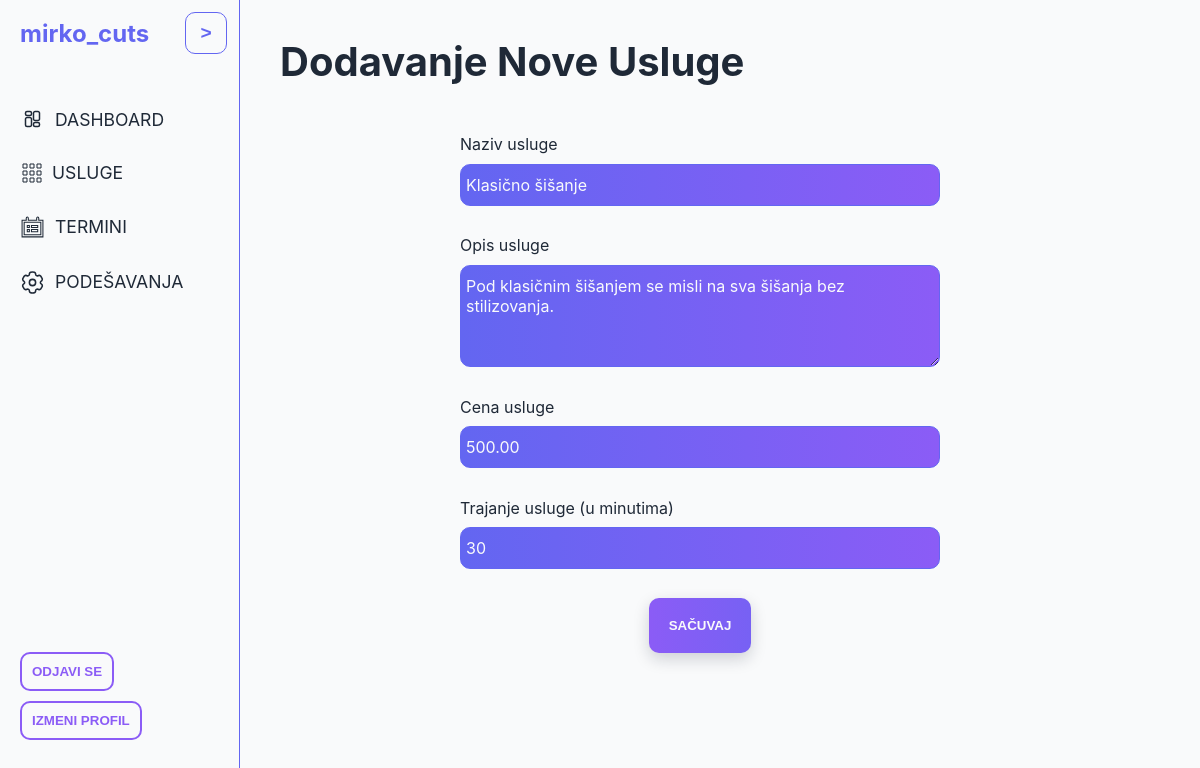
The app's page /salons/mirko_cuts/services/1/update (signed in) with its own data.
### salons/models.py (models this page shows, shortened)
class Salon(models.Model):
    owner = models.OneToOneField(User, on_delete=models.CASCADE)
    name = models.CharField(max_length=50, unique=True)
    description = models.TextField(unique=True)
    image = models.ImageField(default='img/barber_default.jpg')
    address = models.CharField(max_length=200, unique=True)
    phone = models.CharField(max_length=20, unique=True, blank=True)
    created_at = models.DateTimeField(auto_now_add=True)
    is_approved = models.BooleanField(default=False)
    is_active = models.BooleanField(default=False)
    slot_interval_minutes = models.PositiveSmallIntegerField(
        choices=[(15, '15 minuta'), (30, '30 minuta'), (60, '60 minuta')],
        default=30
    )
    class Meta:
        verbose_name_plural = "Saloni"

class Service(models.Model):
    salon = models.ForeignKey(Salon, on_delete=models.CASCADE, related_name='services')
    name = models.CharField(max_length=50, unique=True)
    description = models.TextField()
    price = models.DecimalField(max_digits=8, decimal_places=2)
    duration = models.IntegerField(help_text='Trajanje u minutima')
    class Meta:
        unique_together = ['salon', 'name']
        verbose_name_plural = "Usluge"

### salons/views.py (the view)
# urls.py: path('<str:salon_name>/services/<int:service_id>/update', views.update_service, name='update_service'),
@require_barber_with_approved_salon
def update_service(request, salon_name, service_id):
    salon = get_object_or_404(Salon, name=salon_name, owner=request.user)
    service = get_object_or_404(Service, salon=salon, id=service_id)
    if not (request.user.is_superuser or request.user.is_staff):
        if salon.owner != request.user:
            return HttpResponseForbidden("Nemate dozvolu da menjate usluge ovog salona")
    if request.method == 'POST':
        form = ServiceForm(request.POST, instance=service)
        if form.is_valid():
            try:
                form.save()
                messages.success(request, f'Usluga "{service.name}" uspešno ažurirana!')
                return redirect('salons:services_page', salon_name=salon.name)
            except Exception as e:
                messages.error(request, f'Greška pri ažuriranju usluge: {str(e)}')
        else:
            messages.error(request, 'Molimo vas ispravite greške ispod.')
    else:
        form = ServiceForm(instance=service)
    context = {
        'form': form,
        'salon': salon,
        'is_editing': True,
    }
    return render(request, 'salons/service_form.html', context)

### salons/templates/salons/service_form.html (shortened to what this page needs)
{% extends "salons/salons_base.html" %}
{% load static %}
{% block content %}
    <main>
        <section>
            <h1>{% if service %}Menjanje usluge{% else %}Dodavanje Nove Usluge{% endif %}</h1>
            <div class="service-container">
                <form class="service-form" method="POST" enctype="multipart/form-data">
                    <div>
                        <label for="{{ form.name.id_for_label }}">{{ form.name.label }}</label>
                        {{ form.name }}
                    </div>
                    <div>
                        <label for="{{ form.description.id_for_label }}">{{ form.description.label }}</label>
                        {{ form.description }}
                    </div>
                    <div>
                        <label for="{{ form.price.id_for_label }}">{{ form.price.label }}</label>
                        {{ form.price }}
                    </div>
                    <div>
                        <label for="{{ form.duration.id_for_label }}">{{ form.duration.label }}</label>
                        {{ form.duration }}
                    </div>
                    <div class="inline-div">
                        <button type="submit" class="main-btn">Sačuvaj</button>
                    </div>
                </form>
            </div>
        </section>
    </main>
{% endblock content %}

### salons/templates/salons/partials/salons_sidebar.html (shortened to what this page needs)
{% load static %}
<nav class="salons-sidebar" aria-label="Sidebar">
    <div class="sidebar-container">
        <div>
            <button class="sidebar-toggle" id="sidebarToggle" aria-label="Toggle sidebar" aria-expanded="true">
                <span class="sidebar-toggle-text" aria-hidden="true">&gt;</span>
            </button>
            <h3 class="sidebar-logo">{% if salon %}{{ salon.name }}{% else %}Novi salon{% endif %}</h3>
            <div>
                {% if salon %}
                <ul class="sidebar-links">
                    <li><a href="{% url 'salons:salon_dashboard' salon.name %}">
                        Dashboard
                    </a></li>
                    <li><a href="{% url 'salons:services_page' salon.name %}">
                        Usluge
                    </a></li>
                    <li><a href="{% url 'salons:appointments' salon.name %}">
                        Termini
                    </a></li>
                    <li><a href="{% url 'salons:edit_salon' salon.name %}">
                        Podešavanja
                    </a></li>
                </ul>
                {% endif %}
            </div>
        </div>
        <div class="sidebar-div">
            <form method="post" action="{% url 'logout' %}">
                <button class="sec-btn pad" id="logoutBtn" aria-label="Logout" type="submit">Odjavi se</button>
            </form>
            <button class="sec-btn pad" id="userEditBtn" type="button" data-url="{% url 'user_edit' %}">Izmeni profil</button>
        </div>
    </div>
</nav>

### static/css/main.css (style rules this page uses)
:root { --primary: #6366F1; --secondary: #8B5CF6; --accent: #F59E0B; --bg: #F9FAFB; --text: #1F2937; --todo: #374151; --progress: #78350F; --success: #10B981; --gradient90: linear-gradient(90deg, #6366F1, #8B5CF6); --gradient180: linear-gradient(180deg, #6366F1, #8B5CF6); --gradient270: linear-gradient(270deg, #6366F1, #8B5CF6); --gradient-delete: linear-gradient(135deg, #EF4444, #DC2626); }
* { box-sizing: border-box; margin: 0; padding: 0; }
html { scroll-behavior: smooth; }
body { font-family: 'Inter', sans-serif; font-size: 1rem; line-height: 1.4rem; color: var(--text); background-color: var(--bg); }
h1 { font-family: 'Inter', sans-serif; font-size: 2.5rem; line-height: 2.7rem; }
h3 { font-family: 'Inter', sans-serif; font-size: 1.5rem; line-height: 1.7rem; }
a { text-decoration: none; }
section { padding: 0 2vw; }
button { border: none; padding: 20px; border-radius: 10px; text-transform: uppercase; font-weight: 600; cursor: pointer; }
.main-btn { background-image: var(--gradient270); background-size: 200% 200%; background-position: 0% 50%; color: var(--bg); box-shadow: 0 6px 16px rgba(15, 23, 42, 0.18); transition: background-position 300ms ease, transform 300ms ease, box-shadow 300ms ease; }
.sec-btn { padding: 20px; border: 2px solid var(--secondary); background-color: transparent; color: var(--secondary); transition: all 300ms ease; }
.sec-btn.pad { padding: 10px; }
.inline-div { display: flex; align-items: center; gap: 20px; }
.form-control { padding: 10px 5px; border: 1px solid var(--primary); border-radius: 10px; background-image: var(--gradient90); color: var(--bg); font-size: 1rem; font-family: inherit; }

### salons/static/salons/css/salons.css (style rules this page uses)
:root { --sidebar-width: 20vw; --sidebar-peek: 56px; }
body { padding-left: var(--sidebar-width); transition: padding-left 200ms ease; }
section { padding: 5vh; }
.salons-sidebar { width: var(--sidebar-width); height: 100vh; position: fixed; left: 0; top: 0; bottom: 0; border-right: 1px solid var(--primary); transition: transform 200ms ease; }
.sidebar-container { display: flex; justify-content: space-between; flex-direction: column; height: 95%; padding: 20px; position: relative; }
.sidebar-div { display: flex; align-items: start; flex-direction: column; gap: 10px; }
.sidebar-toggle { position: absolute; top: 12px; right: 12px; display: inline-flex; align-items: center; justify-content: center; width: 36px; height: 36px; border-radius: 10px; border: 1px solid var(--primary); background: var(--bg); color: var(--primary); cursor: pointer; transition: all 200ms ease; }
.sidebar-toggle-text { display: block; font-size: 1.2rem; line-height: 1; transition: transform 200ms ease; }
.sidebar-logo { color: var(--primary); }
.sidebar-links { list-style: none; padding: 0; cursor: pointer; padding-top: 50px; }
.sidebar-links li { margin-left: -5px; margin-bottom: 10px; padding: 10px 5px; border-radius: 10px; transition: all 200ms ease; }
.sidebar-links li a { text-decoration: none; color: var(--text); font-size: 1.1rem; text-transform: uppercase; transition: all 200ms ease; display: flex; align-items: center; gap: 10px; }
.link-icon { width: 25px; height: 25px; fill: none; stroke: currentColor; }
.link-icon.smaller { width: 20px; height: 20px; margin-left: 2px; }
.service-container { padding-top: 50px; width: 70vw; height: 100%; display: flex; align-items: center; justify-content: center; }
.service-form { width: 40vw; height: 65vh; display: flex; justify-content: space-between; flex-direction: column; }
.service-form input::placeholder, .service-form textarea::placeholder { color: var(--bg); opacity: 0.5; }
.service-form div { display: flex; flex-direction: column; gap: 8px; }

### records on screen
Salon: name "mirko_cuts"
Service: name "Klasično šišanje", description "Pod klasičnim šišanjem se misli na sva šišanja bez stilizovanja.", price "500.00", duration "30"
